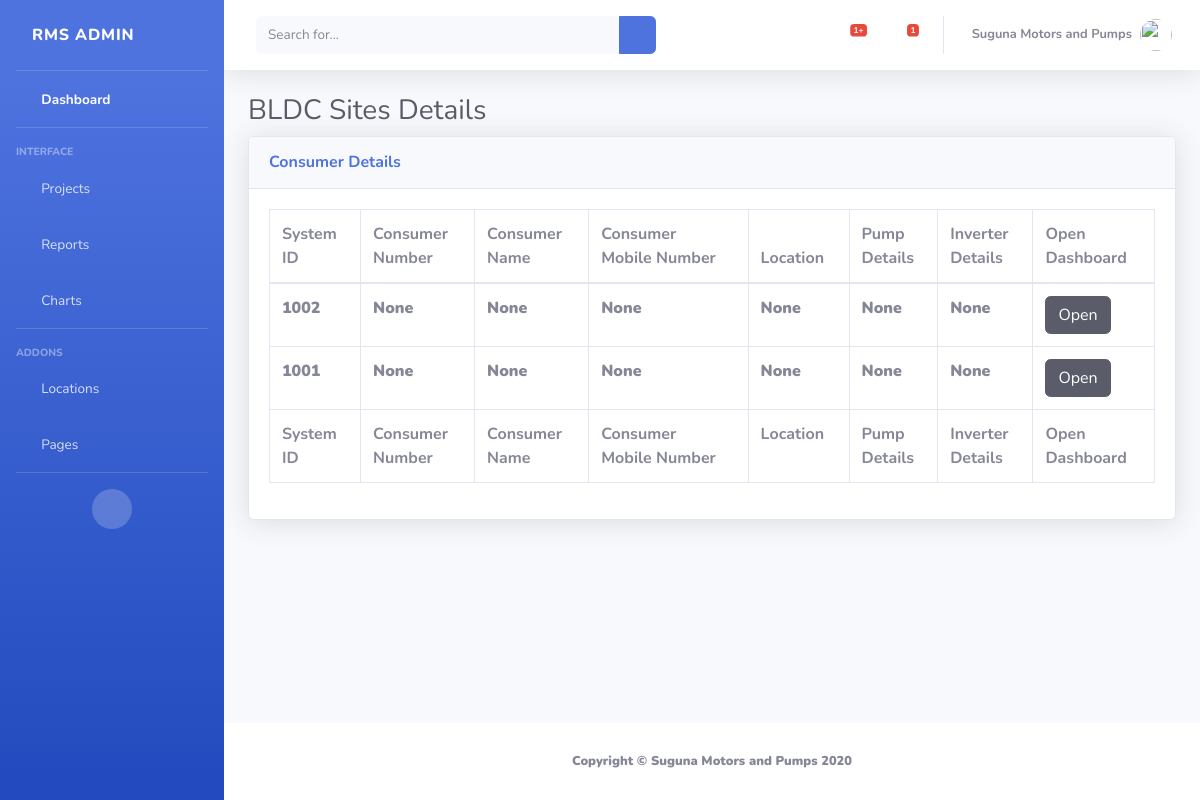
/bldc/, run on an earlier commit of the app's database.
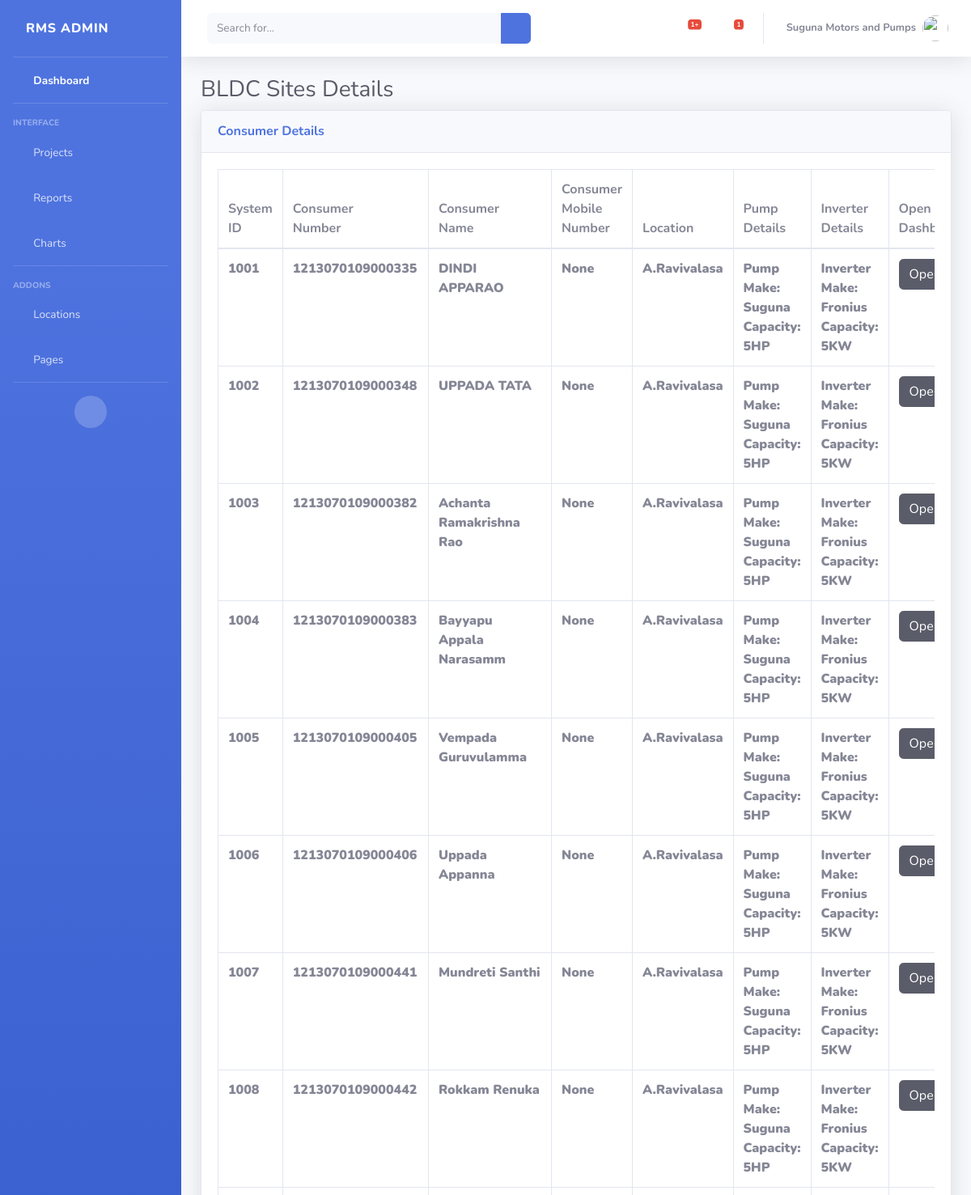
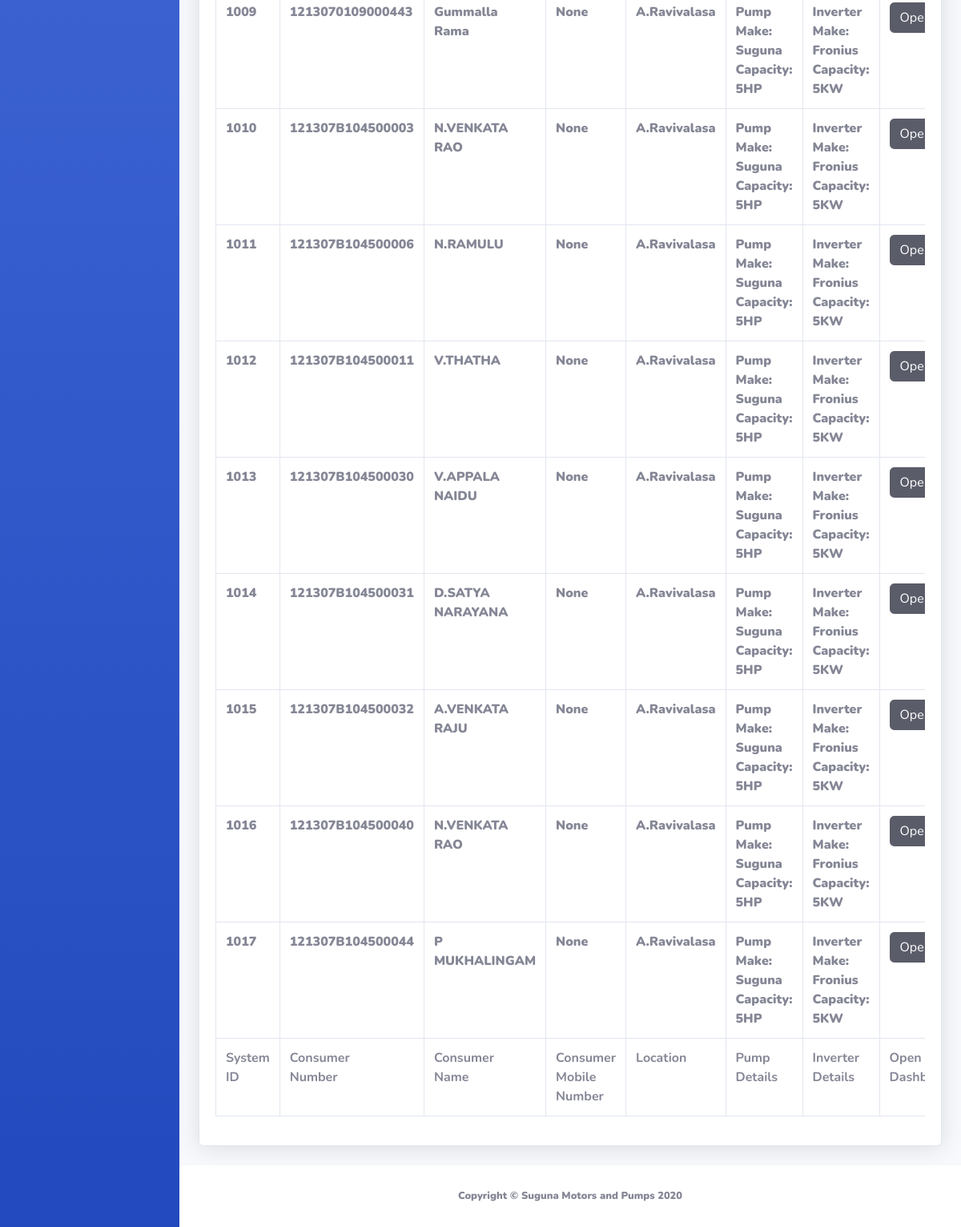
And on a later commit of the database (2 pictures, top to bottom).
### rms/models.py (models this page shows, shortened)
class siteDtls(models.Model):
	Sid = models.CharField(max_length=30,null=True,blank=True)
	ConNum = models.CharField(max_length=30,null=True,blank=True)
	ConName = models.CharField(max_length=30,null=True,blank=True)
	ConMob = models.IntegerField( null=True,blank=True)
	LocName = models.CharField(max_length=50,null=True,blank=True)
	PumpDtls = models.CharField(max_length=100,null=True,blank=True)
	InvDtls = models.CharField(max_length=100,null=True,blank=True)

### rms/views.py (the view)
# urls.py: path('bldc/', views.bldc, name='bldc_projects'),
def bldc(request):
	table_data = siteDtls.objects.all()
	return render(request, 'bldcsites.html', {'table_data': table_data})

### templates/bldcsites.html (shortened to what the changed rows need)
<!DOCTYPE html>
{% load static %}
<html lang="en">
<head>
  <link href="{% static 'vendor/fontawesome-free/css/all.min.css' %}" rel="stylesheet" type="text/css">
  <link href="{% static 'css/sb-admin-2.min.css' %}" rel="stylesheet">
  <link href="{% static 'vendor/datatables/dataTables.bootstrap4.min.css' %}" rel="stylesheet">
</head>
<body id="page-top">
  <div id="wrapper">
    <div id="content-wrapper" class="d-flex flex-column">
      <div id="content">
        <div class="container-fluid">
          <h1 class="h3 mb-2 text-gray-800">BLDC Sites Details</h1>
          <div class="card shadow mb-4">
            <div class="card-body">
              <div class="table-responsive">
                <table class="table table-bordered" id="dataTable" width="100%" cellspacing="0">
                  <thead>
                    <tr>
                      <th>System<br>ID</br></th>
                      <th>Consumer<br>Number</br></th>
                      <th>Consumer<br>Name</br></th>
                      <th>Consumer<br>Mobile Number</br></th>
                      <th>Location</th>
                      <th>Pump<br>Details</br></th>
                      <th>Inverter<br>Details</br></th>
                      <th>Open<br>Dashboard</br></th>
                    </tr>
                  </thead>
                  <tfoot>
                    <tr>
                      <th>System<br>ID</br></th>
                      <th>Consumer<br>Number</br></th>
                      <th>Consumer<br>Name</br></th>
                      <th>Consumer<br>Mobile Number</br></th>
                      <th>Location</th>
                      <th>Pump<br>Details</br></th>
                      <th>Inverter<br>Details</br></th>
                      <th>Open<br>Dashboard</br></th>
                    </tr>
                  </tfoot>
                  <tbody>
              {% for x in table_data %}
                    <tr>
                      <td>{{x.Sid}}</td>
                      <td>{{x.ConNum}}</td>
                      <td>{{x.ConName}}</td>
                      <td>{{x.ConMob}}</td>
                      <td>{{x.LocName}}</td>
                      <td>{{x.PumpDtls}}</td>
                      <td>{{x.InvDtls}}</td>
                      <td><a href="{% url 'IdDtls' x.Sid %}" class="btn btn-dark">Open</a></td>
                    </tr>
              {% endfor %}
                  </tbody>
                </table>
              </div>
            </div>
          </div>
        </div>
      </div>
    </div>
  </div>
</body>
</html>

What changed in the data, as far as the page shows it:
removed siteDtls: Sid "1002", ConNum "None", ConName "None", ConMob "None", LocName "None", PumpDtls "None", InvDtls "None"
changed siteDtls: ConNum "None" → "1213070109000335"; ConName "None" → "DINDI APPARAO"; LocName "None" → "A.Ravivalasa"; PumpDtls "None" → "Pump Make: Suguna Capacity: 5HP"; InvDtls "None" → "Inverter Make: Fronius Capacity: 5KW"
added siteDtls: Sid "1002", ConNum "1213070109000348", ConName "UPPADA TATA", ConMob "None", LocName "A.Ravivalasa", PumpDtls "Pump Make: Suguna Capacity: 5HP", InvDtls "Inverter Make: Fronius Capacity: 5KW"
added siteDtls: Sid "1003", ConNum "1213070109000382", ConName "Achanta Ramakrishna Rao", ConMob "None", LocName "A.Ravivalasa", PumpDtls "Pump Make: Suguna Capacity: 5HP", InvDtls "Inverter Make: Fronius Capacity: 5KW"
added siteDtls: Sid "1004", ConNum "1213070109000383", ConName "Bayyapu Appala Narasamm", ConMob "None", LocName "A.Ravivalasa", PumpDtls "Pump Make: Suguna Capacity: 5HP", InvDtls "Inverter Make: Fronius Capacity: 5KW"
added siteDtls: Sid "1005", ConNum "1213070109000405", ConName "Vempada Guruvulamma", ConMob "None", LocName "A.Ravivalasa", PumpDtls "Pump Make: Suguna Capacity: 5HP", InvDtls "Inverter Make: Fronius Capacity: 5KW"
added siteDtls: Sid "1006", ConNum "1213070109000406", ConName "Uppada Appanna", ConMob "None", LocName "A.Ravivalasa", PumpDtls "Pump Make: Suguna Capacity: 5HP", InvDtls "Inverter Make: Fronius Capacity: 5KW"
added siteDtls: Sid "1007", ConNum "1213070109000441", ConName "Mundreti Santhi", ConMob "None", LocName "A.Ravivalasa", PumpDtls "Pump Make: Suguna Capacity: 5HP", InvDtls "Inverter Make: Fronius Capacity: 5KW"
added siteDtls: Sid "1008", ConNum "1213070109000442", ConName "Rokkam Renuka", ConMob "None", LocName "A.Ravivalasa", PumpDtls "Pump Make: Suguna Capacity: 5HP", InvDtls "Inverter Make: Fronius Capacity: 5KW"
added siteDtls: Sid "1009", ConNum "1213070109000443", ConName "Gummalla Rama", ConMob "None", LocName "A.Ravivalasa", PumpDtls "Pump Make: Suguna Capacity: 5HP", InvDtls "Inverter Make: Fronius Capacity: 5KW"
added siteDtls: Sid "1010", ConNum "121307B104500003", ConName "N.VENKATA RAO", ConMob "None", LocName "A.Ravivalasa", PumpDtls "Pump Make: Suguna Capacity: 5HP", InvDtls "Inverter Make: Fronius Capacity: 5KW"
added siteDtls: Sid "1011", ConNum "121307B104500006", ConName "N.RAMULU", ConMob "None", LocName "A.Ravivalasa", PumpDtls "Pump Make: Suguna Capacity: 5HP", InvDtls "Inverter Make: Fronius Capacity: 5KW"
added siteDtls: Sid "1012", ConNum "121307B104500011", ConName "V.THATHA", ConMob "None", LocName "A.Ravivalasa", PumpDtls "Pump Make: Suguna Capacity: 5HP", InvDtls "Inverter Make: Fronius Capacity: 5KW"
added siteDtls: Sid "1013", ConNum "121307B104500030", ConName "V.APPALA NAIDU", ConMob "None", LocName "A.Ravivalasa", PumpDtls "Pump Make: Suguna Capacity: 5HP", InvDtls "Inverter Make: Fronius Capacity: 5KW"
added siteDtls: Sid "1014", ConNum "121307B104500031", ConName "D.SATYA NARAYANA", ConMob "None", LocName "A.Ravivalasa", PumpDtls "Pump Make: Suguna Capacity: 5HP", InvDtls "Inverter Make: Fronius Capacity: 5KW"
added siteDtls: Sid "1015", ConNum "121307B104500032", ConName "A.VENKATA RAJU", ConMob "None", LocName "A.Ravivalasa", PumpDtls "Pump Make: Suguna Capacity: 5HP", InvDtls "Inverter Make: Fronius Capacity: 5KW"
added siteDtls: Sid "1016", ConNum "121307B104500040", ConName "N.VENKATA RAO", ConMob "None", LocName "A.Ravivalasa", PumpDtls "Pump Make: Suguna Capacity: 5HP", InvDtls "Inverter Make: Fronius Capacity: 5KW"
added siteDtls: Sid "1017", ConNum "121307B104500044", ConName "P MUKHALINGAM", ConMob "None", LocName "A.Ravivalasa", PumpDtls "Pump Make: Suguna Capacity: 5HP", InvDtls "Inverter Make: Fronius Capacity: 5KW"
